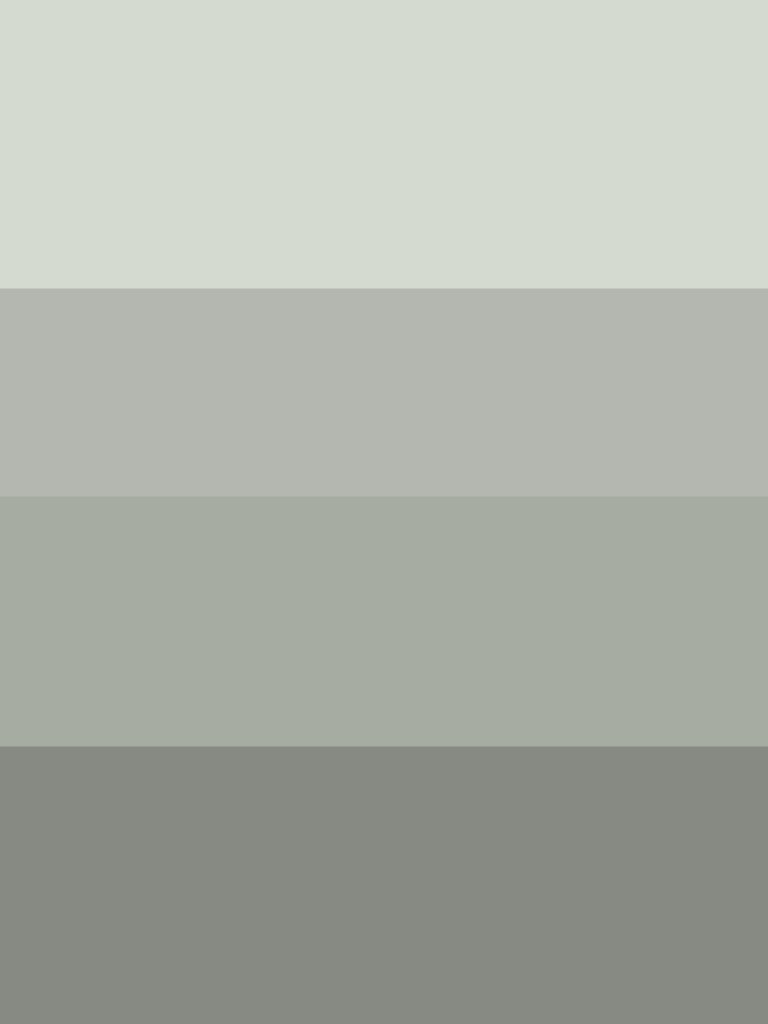
#> input picture color_segmentation_video/background4.png, 1536 x 2048 px (shown at 1/2 size)
$ python ColorSegmentationVideo.py
#> lines starting #> are read from the running program, lines starting #| are printed output that depends on the picture; pictures that were not available may be replaced by others from this repository, and a replacement may not be noted
# import libraries
import numpy as np
import cv2
from sklearn.linear_model import LogisticRegression
import imageio


# resize the material image function
def resize_material(background_image, object1_image, object2_image):
    scale = 0.25
    background_image = cv2.resize(background_image, None, fx=scale, fy=scale)
    object1_image = cv2.resize(object1_image, None, fx=scale, fy=scale)
    object2_image = cv2.resize(object2_image, None, fx=scale, fy=scale)
    return background_image, object1_image, object2_image


# flatten the material image function
def flatten_material(background_image, object1_image, object2_image):
    height, width, channels = background_image.shape
    background_flattened = background_image.reshape((height * width, channels))
    object1_flattened = object1_image.reshape((height * width, channels))
    object2_flattened = object2_image.reshape((height * width, channels))
    return background_flattened, object1_flattened, object2_flattened


# creating the label for material function
def prepare_training_material(
    background_image, background_flattened, object1_flattened, object2_flattened
):
    height, width, chanels = background_image.shape
    background_labels = np.zeros(height * width, dtype=np.uint8)
    object1_labels = np.ones(height * width, dtype=np.uint8)
    object2_labels = np.ones(height * width, dtype=np.uint8)
    x_train = np.concatenate((background_flattened, object1_flattened))
    x_train = np.concatenate((x_train, object2_flattened))
    y_train = np.concatenate((background_labels, object1_labels))
    y_train = np.concatenate((y_train, object2_labels))
    return x_train, y_train


# logistic regression
def logistic_regression(x_train, y_train):
    LR = LogisticRegression().fit(x_train, y_train)
    return LR


# loading video for testing
def main():
    background_image = cv2.imread('background4.png')
#> background_image is the input picture: shape (2048, 1536, 3); mean B, G, R 169.1, 178, 173.7
    object1_image = cv2.imread('object1.png')
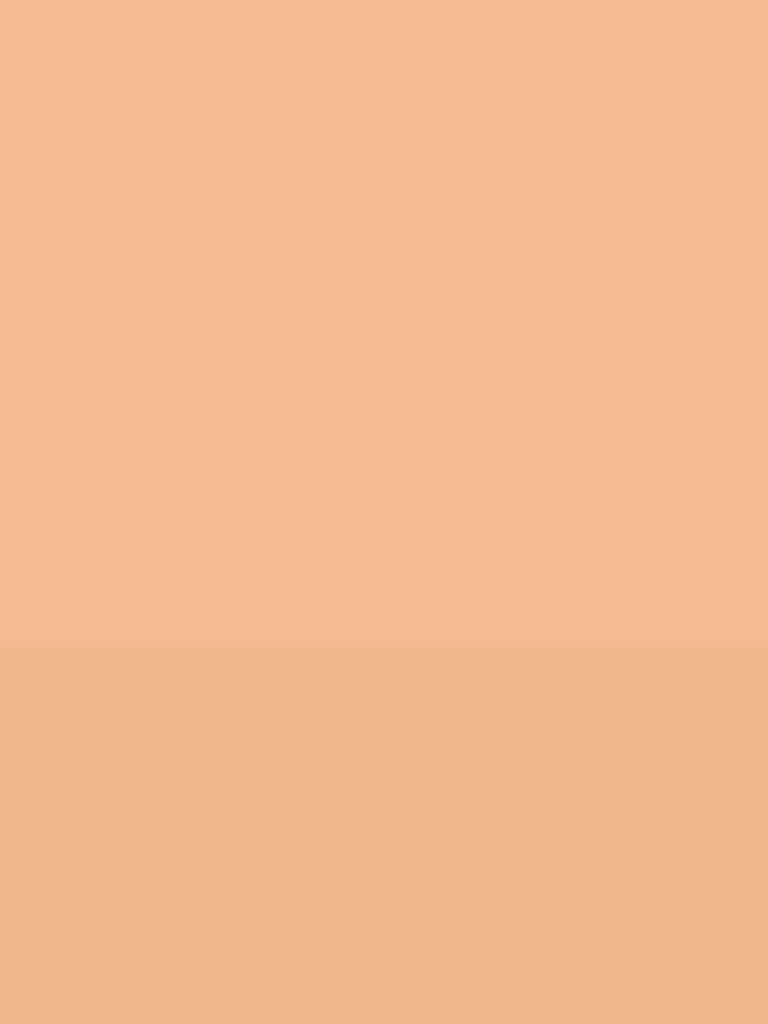
#> input picture color_segmentation_video/object1.png, 1536 x 2048 px (shown at 1/2 size)
#> object1_image is the input picture: shape (2048, 1536, 3); mean B, G, R 142.4, 184.9, 242.8
    object2_image = cv2.imread('object2.png')
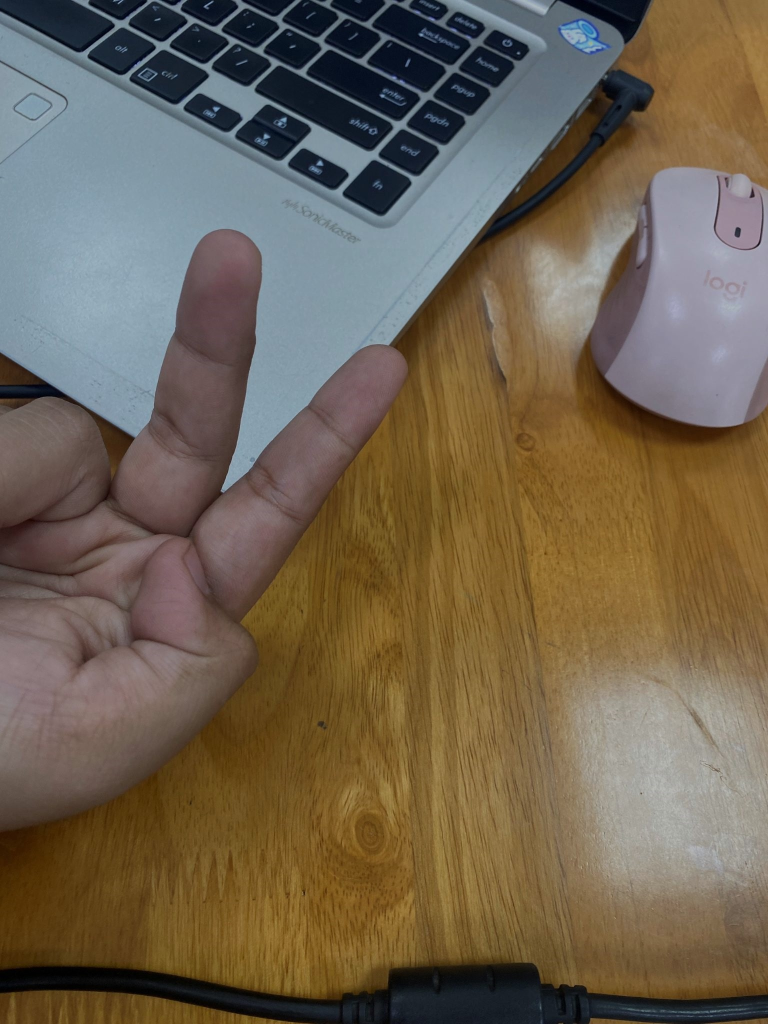
#> input picture color_segmentation_video/object2.png, 1536 x 2048 px (shown at 1/2 size)
#> object2_image is the input picture: shape (2048, 1536, 3); mean B, G, R 80.4, 98.7, 111.5
    background_image, object1_image, object2_image = resize_material(
        background_image, object1_image, object2_image)
#> in resize_material, `background_image = cv2.resize(background_image, None, fx=scale, fy=sca..`:
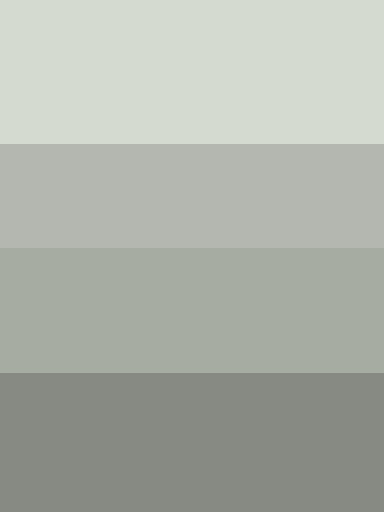
#> background_image: shape (512, 384, 3); mean of channels 0, 1, 2 169.1, 177.9, 173.7; drawn as B, G, R
#> in resize_material, `object1_image = cv2.resize(object1_image, None, fx=scale, fy=scale)`:
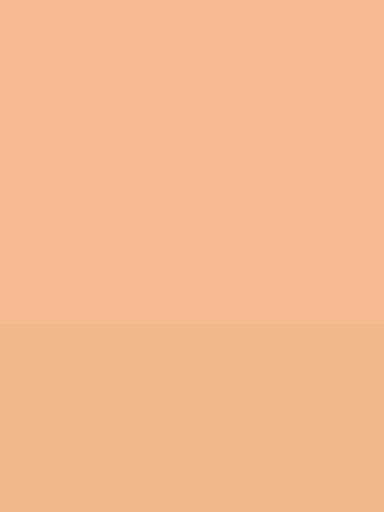
#> object1_image: shape (512, 384, 3); mean of channels 0, 1, 2 142.4, 184.9, 242.8; drawn as B, G, R
#> in resize_material, `object2_image = cv2.resize(object2_image, None, fx=scale, fy=scale)`:
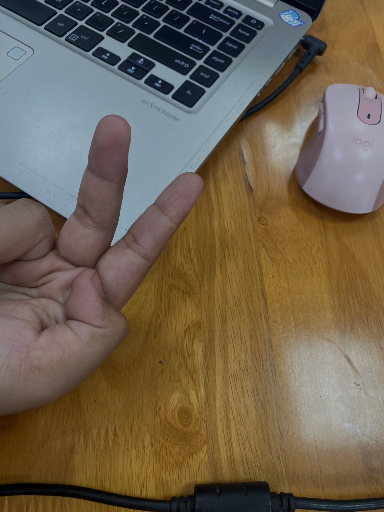
#> object2_image: shape (512, 384, 3); mean of channels 0, 1, 2 80.5, 98.8, 111.6; drawn as B, G, R
    background_flattened, object1_flattened, object2_flattened = flatten_material(
        background_image, object1_image, object2_image
    )
    x_train, y_train = prepare_training_material(
        background_image, background_flattened, object1_flattened, object2_flattened)
    height, width, channels = background_image.shape
#> height = 512; width = 384; channels = 3
    frames = []
    gif = cv2.VideoCapture('giphy.gif')
    while gif.isOpened():
        ret, frame = gif.read()
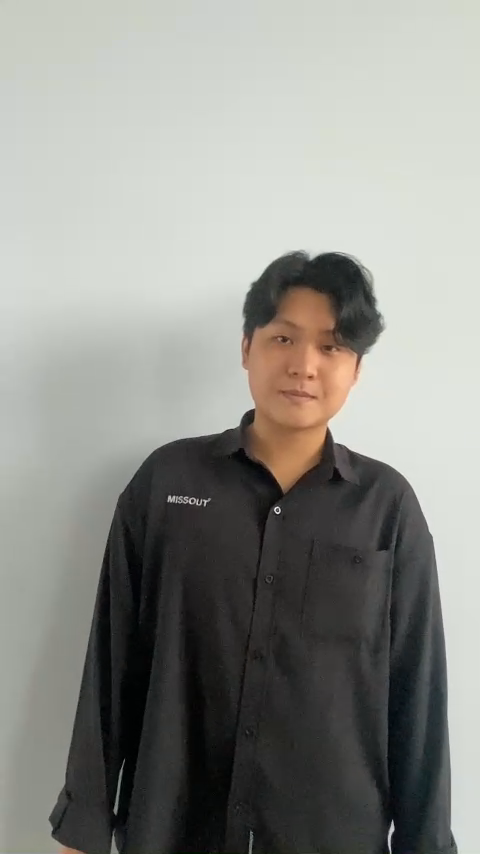
#> input picture frame 18 of color_segmentation_video/test2.mp4, 480 x 854 px, given in place of giphy.gif, which was not available
#> frame is the input picture: shape (854, 480, 3); mean B, G, R 138.6, 143.8, 143.2
        if ret:
            frame = cv2.resize(frame, (width, height))
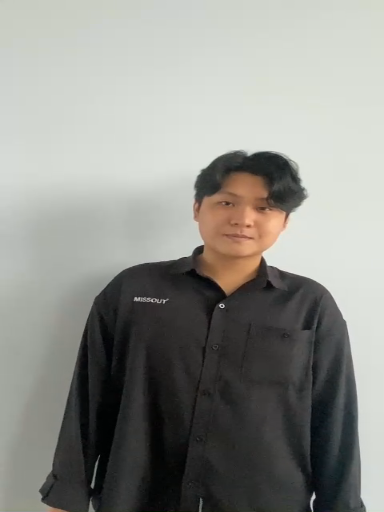
#> frame: shape (512, 384, 3); mean B, G, R 138.5, 143.8, 143.2
            frames.append(frame)
        else:
            break
    i = 0
    video = cv2.VideoCapture('test2.mp4')
    frames_output = []
    while video.isOpened():
        ret, frame = video.read()
        if ret:
            frame = cv2.resize(frame, (width, height))
            frame_flattened = frame.reshape((height * width, channels))
            predict_background = logistic_regression(
                x_train, y_train).predict_proba(frame_flattened)[:, 1]
            segmentation_mask = predict_background.reshape((height, width))
            alpha = 0
            frame[segmentation_mask[:, :] <= 0.95] = (
                alpha * frame[segmentation_mask[:, :] <= 0.95]
                + (1 - alpha) * frames[i][segmentation_mask[:, :] <= 0.95]
            )
            i += 1
            if i == 27:
                i = 0
        else:
            break
        frames_output.append(frame)
    for i in frames_output:
        cv2.imshow('Frame', i)
        if cv2.waitKey(30) & 0xFF == ord('q'):
            break
    video.release()
    cv2.destroyAllWindows()


# run code
if __name__ == "__main__":
    main()
